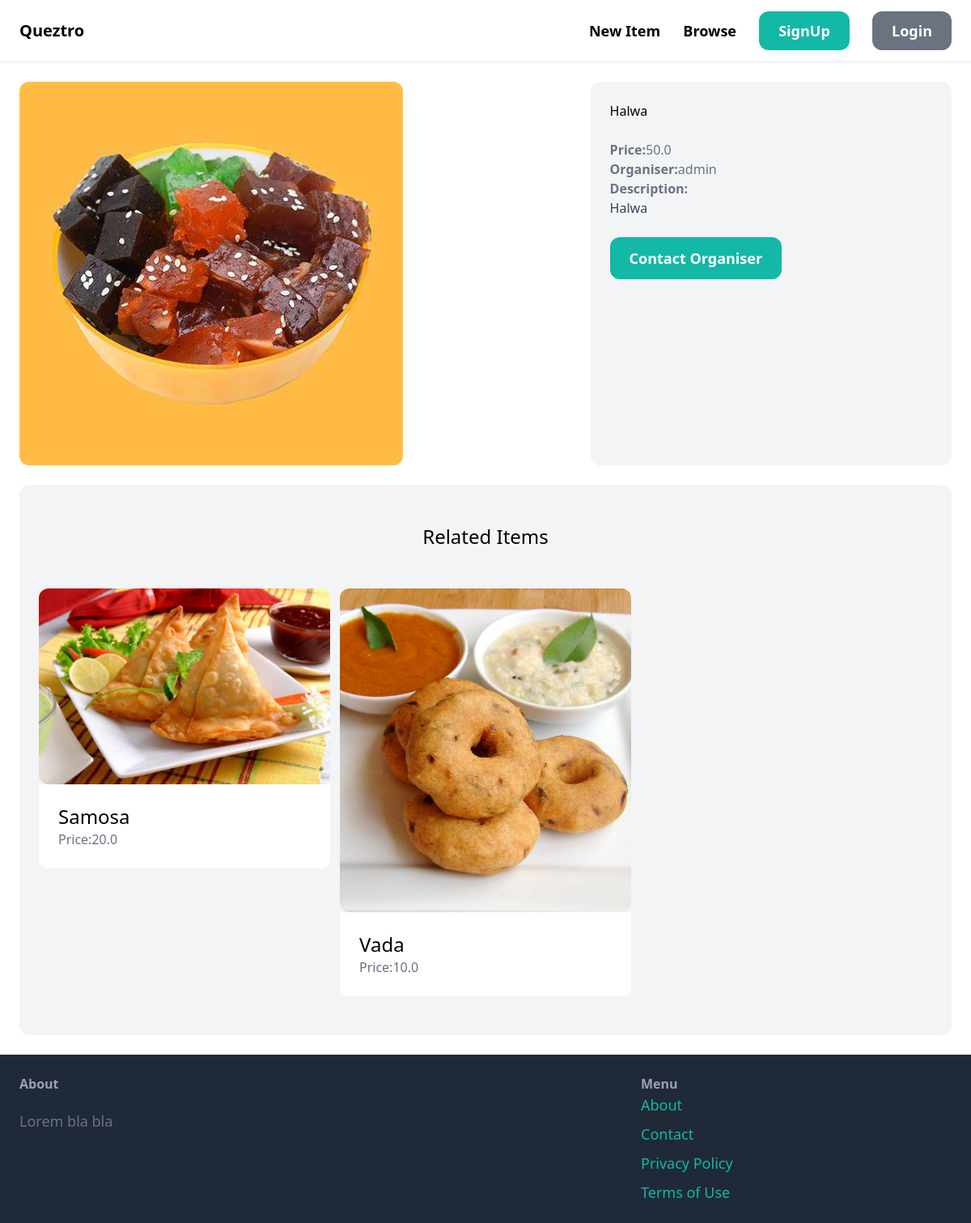
Page /items/1/ on the committed database.
### item/models.py (models this page shows, shortened)
class Item(models.Model):
    category = models.ForeignKey(Category, related_name='items', on_delete=models.CASCADE)
    name = models.CharField(max_length=255)
    description = models.TextField(blank=True, null=True)
    image = models.ImageField(upload_to='item_image', blank=True, null=True)
    price = models.FloatField()
    is_sold = models.BooleanField(default=False)
    created_at = models.DateTimeField(auto_now_add=True)
    created_by = models.ForeignKey(User, related_name='items', on_delete=models.CASCADE)
    class Meta:
        ordering = ('name',)
        verbose_name_plural = 'Catergories'  # name of the category

### item/views.py (the view)
# urls.py: path('<int:pk>/',views.detail,name="detail"),
def detail(req,pk):
    item=get_object_or_404(Item,pk=pk)
    related_items=Item.objects.filter(category=item.category,is_sold=False).exclude(pk=pk)[0:3]
    return render(req,'item/detail.html',{
        'item': item,
        'related_items':related_items
    })

### item/templates/item/detail.html (shortened to what this page needs)
{% extends 'core/base.html' %}
{% block content %}
  <div class="grid grid-cols-5 gap-6">
      <div class="col-span-3">
        <img src="{{ item.image.url}}" alt="" class="rounded-xl">
      </div>
      <div class="col-span-2 p-6 bg-gray-100 rounded-xl">
            <h1 class="mb-6 txt-3xl">{{item.name}}</h1>
            <p class="text-gray-500"><strong>Price:</strong>{{item.price}}</p>
            <p class="text-gray-500"><strong>Organiser:</strong>{{item.created_by.username}}</p>
            {% if item.description %}
            <p class="text-gray-700">
                <strong class="text-gray-500">
                    Description:
                </strong>
                <br>
                {{item.description}}
            </p>
          {% endif %}
          {% if request.user == item.created_by %}
            <div class="mt-6 p-6 bg-white rounded-xl">
                <p>This is your item</p>
                <a href="{% url 'item:edit' item.id %}" class="inline-block mt-6 px-6 py-3 text-lg font-semibold bg-green-500 text-white rounded-xl">Edit</a>
                <a href="{% url 'item:delete' item.id %}" class="inline-block mt-6 px-6 py-3 text-lg font-semibold bg-red-500 text-white rounded-xl">Delete</a>
            </div>
          {% else %}
            <a href="" class="inline-block mt-6 px-6 py-3 text-lg font-semibold bg-teal-500 text-white hover:bg-teal-700 rounded-xl">Contact Organiser</a>
          {% endif %}
      </div>
  </div>
  <div class="mt-6 px-6 py-12 bg-gray-100 rounded-xl ">
        <h2 class="mb-12 text-2xl text-center">Related Items</h2>
        <div class="grid grid-cols-3 gap-3">
            {% for item in related_items %}
                <div>
                    <a href="{% url 'item:detail' item.id %}">
                        <div>
                            <img src="{{ item.image.url }}" alt="" class="rounded-xl">
                        </div>
                        <div class="p-6 bg-white rounded-b-xl">
                            <h2 class="text-2xl">{{item.name}}</h2>
                            <p class="text-gray-500">Price:{{ item.price }}</p>
                        </div>
                    </a>
                </div>
            {% endfor %}
        </div>
    </div>
{% endblock %}

### rows in the picture
Item: image (picture), name "Halwa", price "50.0", created_by.username "admin", description "Halwa"
Item: image (picture), name "Samosa", price "20.0"
Item: image (picture), name "Vada", price "10.0"
